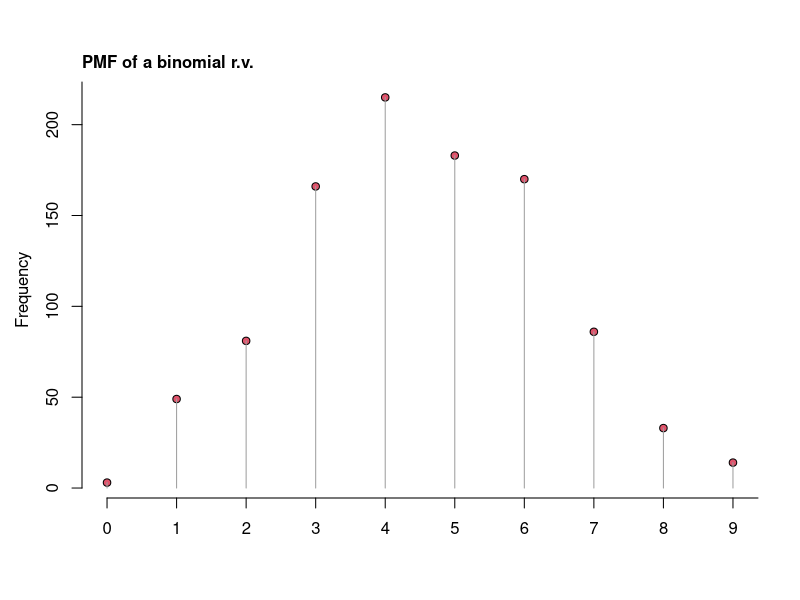
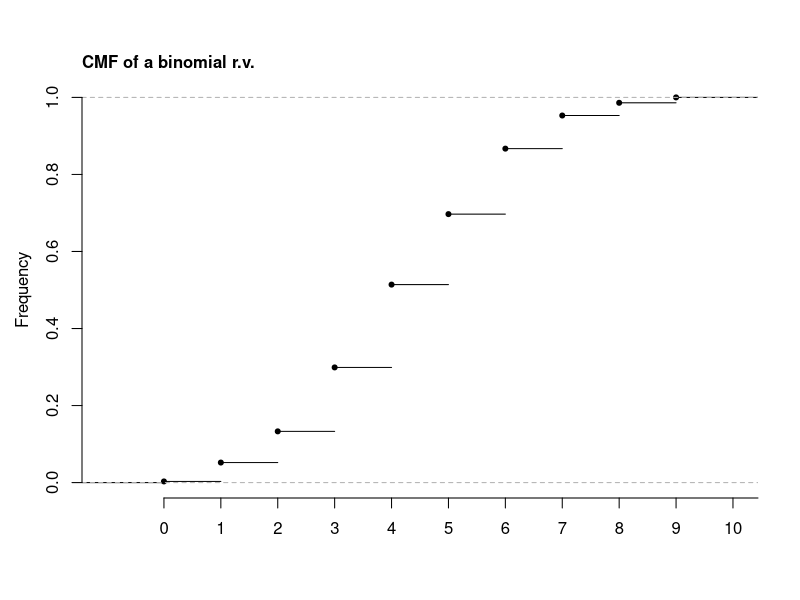
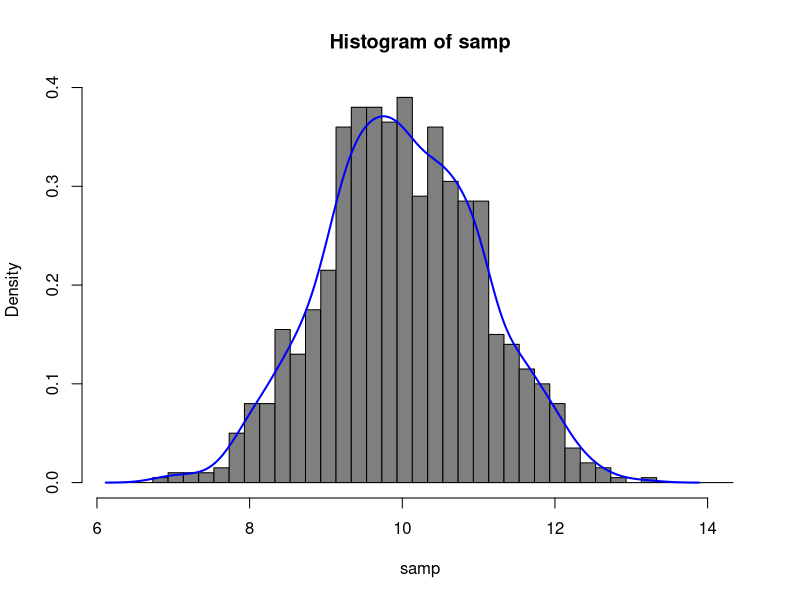
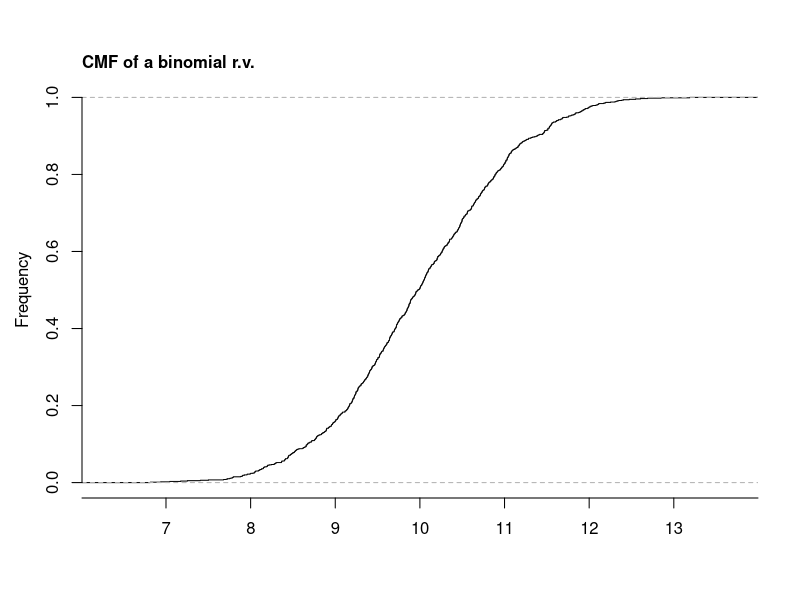
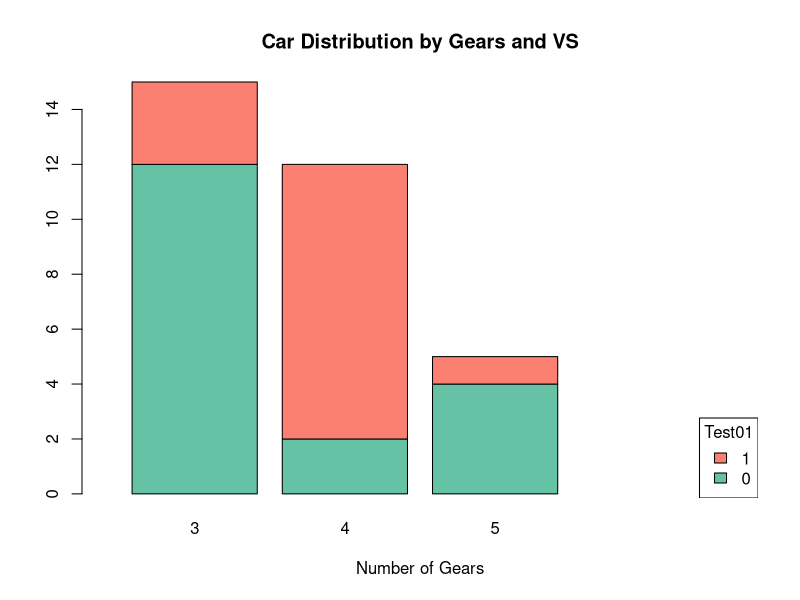
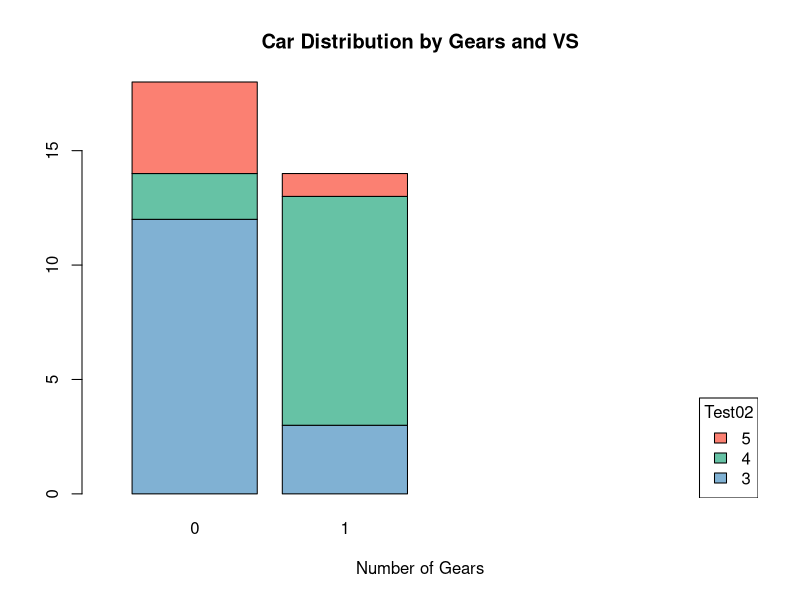

These figures' R source, in order:
## ---- chunk 1
library(dplyr)
library(tidyr)
library(datasets)
## ---- chunk 2
samp = rbinom(n=1000,size=15,p=0.3)
freq = as.data.frame(table(samp))
## ---- chunk 3
# x and y values
x = as.numeric(as.vector(freq$samp))
y = as.numeric(as.vector(freq$Freq))

# Scatter Plot
# Ref: https://stackoverflow.com/questions/24931006/r-simple-scatter-plot-with-vertical-lines
plot(x,y,pch=21,col=1,bg=2,axes=FALSE,ann=FALSE)
axis(1, at=seq(0,15,1))
axis(2, at=pretty(c(0, max(y))))
mtext("Frequency", side=2, line=2.5)
mtext("PMF of a binomial r.v.", side=3, line=0.5, adj=0, font=2)
segments(x0=x, y0=y, y1=0, col=8)
## ---- chunk 4
# create cdf function
cdf = ecdf(samp)
#x = 0:12
#y = cdf(x)

# Plot cumulative distribution function
plot(cdf,pch=20,col=1,bg=2,axes=FALSE,ann=FALSE)
axis(1, at=seq(0,15,1))
axis(2, at=pretty(c(0, 1)))
mtext("Frequency", side=2, line=2.5)
mtext("CMF of a binomial r.v.", side=3, line=0.5, adj=0, font=2)
## ---- chunk 5
samp = rnorm(n=1000,mean=10,sd=1)
freq = as.data.frame(table(samp))
## ---- chunk 6
# histogram
hist(samp, prob=TRUE, breaks=seq(min(samp)*0.9, max(samp)*1.1, 0.2), col="grey50")

# Density
d = density(samp)
lines(d, col="blue", lwd=2)
## ---- chunk 7
# create cdf function
cdf = ecdf(samp)
#x = 0:12
#y = cdf(x)

# Plot cumulative distribution function
plot(cdf,pch=20,col=1,bg=2,axes=FALSE,ann=FALSE)
axis(1, at=seq(0,15,1))
axis(2, at=pretty(c(0, 1)))
mtext("Frequency", side=2, line=2.5)
mtext("CMF of a binomial r.v.", side=3, line=0.5, adj=0, font=2)
## ---- chunk 8
counts <- table(mtcars$vs, mtcars$gear)
counts
## ---- chunk 9
#
cols = c("#66c2a5","#fb8072") # green, red

#
barplot(
    counts, 
    main="Car Distribution by Gears and VS",
    xlab="Number of Gears", 
    col=cols,
    xlim=c(0,5))

# legend
legend("bottomright", 
   legend = rev(rownames(counts)), #in order from top to bottom
   fill = rev(cols), # reorders so legend order matches graph
   title = "Test01")
## ---- chunk 10
#
cols =c("#80b1d3","#66c2a5","#fb8072") # blue, green, red

#
barplot(
    t(counts), 
    main="Car Distribution by Gears and VS",
    xlab="Number of Gears", 
    col=cols,
    xlim=c(0,5))

# legend
legend("bottomright", 
   legend = rev(colnames(counts)), #in order from top to bottom
   fill = rev(cols), # reorders so legend order matches graph
   title = "Test02")
